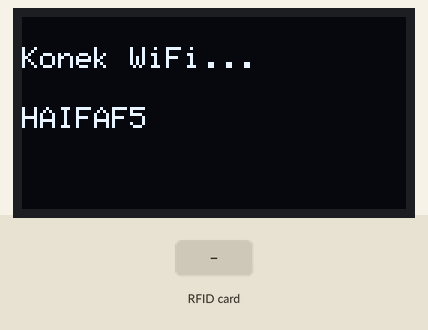
A sketch run on a simulated ESP32. Shown: 128×64 one-colour display. Inputs (shaded band) come from the test bench. WiFi joins after 1.5 s; servers stay silent unless stated; uploads are accepted with an empty reply; what the sketch prints to the serial monitor is not drawn.

Above: at 1.3 s.
At 4.42 s:
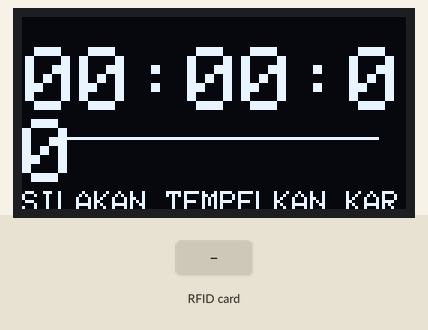
5.5 s: RFID card 5E 7A 19 C4 held to the reader
At 7.7 s:
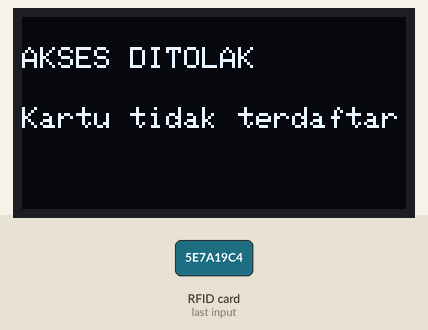
8.0 s: RFID card 5E 7A 19 C4 held to the reader
At 10.0 s:
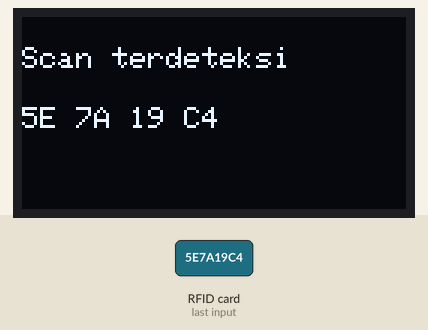
Timing chart, 0 to 11.5 s (numbered marks = the images above; inputs shaded):
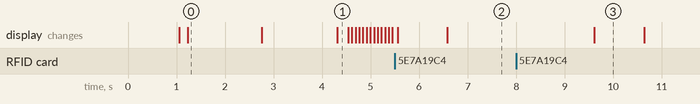

Measured:
- after the input at 5.5 s, the display: first changes after 0.05 s (image 2 shows a later state)
- after the input at 8.0 s, the display: changes after 1.6 s (image 3)
- what the display in image 0 shows lasts 1.6 s, from 1.2 s to 2.8 s

The sketch:

ESP.ino
```cpp
#include <WiFi.h>
#include <HTTPClient.h>
#include <WiFiClientSecure.h>
#include <SPI.h>
#include <MFRC522.h>
#include <Wire.h>
#include <Adafruit_GFX.h>
#include <Adafruit_SSD1306.h>

// ==== Konfigurasi WiFi & Server ====
const char* ssid      = "HAIFAF5";
const char* password  = "F5hafifa";
const char* serverURL = "https://hafzdev.web.id/absen-kartu/api/absen.php";

// ==== Pin ====
#define SS_PIN   5
#define RST_PIN  27
#define OLED_SDA 16
#define OLED_SCL 21

// ==== OLED ====
#define SCREEN_WIDTH  128
#define SCREEN_HEIGHT 64
#define OLED_RESET    -1
#define OLED_ADDR     0x3C

Adafruit_SSD1306 display(SCREEN_WIDTH, SCREEN_HEIGHT, &Wire, OLED_RESET);
MFRC522 rfid(SS_PIN, RST_PIN);

// ==== Variabel Animasi Teks Berjalan ====
int posisiTeksX = SCREEN_WIDTH;
unsigned long waktuTerakhirGerak = 0;
unsigned long waktuMulai = 0; // Untuk simulasi jam

// ==== Setup ====
void setup() {
  Serial.begin(115200);
  delay(1000);
  Serial.println("\n=== Absensi RFID Booting ===");

  // Inisialisasi OLED
  Wire.begin(OLED_SDA, OLED_SCL);
  if (!display.begin(SSD1306_SWITCHCAPVCC, OLED_ADDR)) {
    Serial.println("❌ OLED gagal!");
  } else {
    Serial.println("✅ OLED OK");
    tampilOLED("Absensi RFID", "Booting...");
  }

  // Inisialisasi RFID
  SPI.begin();
  rfid.PCD_Init();
  delay(100);
  byte versi = rfid.PCD_ReadRegister(MFRC522::VersionReg);
  Serial.print("Versi RC522: 0x");
  Serial.println(versi, HEX);

  // Koneksi WiFi
  tampilOLED("Konek WiFi...", ssid);
  WiFi.begin(ssid, password);
  Serial.print("Konek WiFi");

  int timeout = 0;
  while (WiFi.status() != WL_CONNECTED && timeout < 30) {
    delay(500);
    Serial.print(".");
    timeout++;
  }

  if (WiFi.status() == WL_CONNECTED) {
    Serial.println("\n✅ WiFi OK");
    Serial.print("🌐 IP: ");
    Serial.println(WiFi.localIP());
    tampilOLED("WiFi OK", WiFi.localIP().toString());
    delay(1500);

    waktuMulai = millis(); // Mulai hitung jam
  } else {
    Serial.println("\n❌ WiFi GAGAL");
    tampilOLED("WiFi GAGAL", "Cek SSID/Password");
  }
}

// ==== Loop ====
void loop() {
  // --- 1. ANIMASI JAM & TEKS BERJALAN ---
  if (millis() - waktuTerakhirGerak > 50) {
    waktuTerakhirGerak = millis();

    // Hanya render jika tidak sedang scan
    if (!rfid.PICC_IsNewCardPresent()) {
      gambarJamDanTeks();
      display.display();
    }
  }

  // --- 2. DETEKSI KARTU RFID ---
  if (!rfid.PICC_IsNewCardPresent() || !rfid.PICC_ReadCardSerial()) {
    return;
  }

  // Baca UID
  String uidStr = "";
  for (byte i = 0; i < rfid.uid.size; i++) {
    if (rfid.uid.uidByte[i] < 0x10) uidStr += "0";
    uidStr += String(rfid.uid.uidByte[i], HEX);
    if (i < rfid.uid.size - 1) uidStr += " ";
  }
  uidStr.toUpperCase();

  Serial.println("UID: " + uidStr);
  tampilOLED("Scan terdeteksi", uidStr);
  delay(800);

  // --- 3. KIRIM KE SERVER ---
  if (WiFi.status() == WL_CONNECTED) {
    WiFiClientSecure client;
    client.setInsecure(); // Agar tidak perlu sertifikat manual

    HTTPClient http;
    http.begin(client, serverURL);
    http.addHeader("Content-Type", "application/x-www-form-urlencoded");

    String data = "uid=" + uidStr;
    int httpCode = http.POST(data);

    if (httpCode > 0) {
      String response = http.getString();
      Serial.println("Server: " + response);

      if (response.indexOf("SUCCESS") >= 0) {
        int dashIdx = response.lastIndexOf("-");
        String nama = (dashIdx > 0) ? response.substring(dashIdx + 1) : "Berhasil";
        nama.trim();

        tampilkanAnimasiSukses(nama);

      } else {
        tampilOLED("AKSES DITOLAK", "Kartu tidak terdaftar");
        delay(2500);
      }
    } else {
      Serial.println("❌ Gagal kirim: " + String(httpCode));
      tampilOLED("Server error", "Cek koneksi");
      delay(2000);
    }
    http.end();
  } else {
    tampilOLED("WiFi terputus", "Cek koneksi");
    delay(2000);
  }

  // Reset posisi teks berjalan
  posisiTeksX = SCREEN_WIDTH;
  rfid.PICC_HaltA();
  rfid.PCD_StopCrypto1();
  delay(500);
}

// ==== Fungsi Tampil Teks OLED Biasa ====
void tampilOLED(String baris1, String baris2) {
  display.clearDisplay();
  display.setTextColor(SSD1306_WHITE);
  display.setTextSize(1);
  display.setCursor(0, 10);
  display.println(baris1);
  display.setCursor(0, 30);
  display.println(baris2);
  display.display();
}

// ==== Fungsi Menggambar Jam & Teks Berjalan ====
void gambarJamDanTeks() {
  display.clearDisplay();

  // 1. Hitung Waktu (Simulasi Jam)
  unsigned long detikBerjalan = (millis() - waktuMulai) / 1000;
  int jam = (detikBerjalan / 3600) % 24;
  int menit = (detikBerjalan / 60) % 60;
  int detik = detikBerjalan % 60;

  // Format Jam (HH:MM:SS)
  char waktuStr[10];
  sprintf(waktuStr, "%02d:%02d:%02d", jam, menit, detik);

  // 2. Gambar Jam Besar di Tengah
  display.setTextColor(SSD1306_WHITE);
  display.setTextSize(3);
  int16_t x1, y1;
  uint16_t w, h;
  display.getTextBounds(waktuStr, 0, 0, &x1, &y1, &w, &h);
  display.setCursor((SCREEN_WIDTH - w) / 2, 10); // Posisi tengah
  display.print(waktuStr);

  // 3. Garis Pemisah
  display.drawLine(10, 40, SCREEN_WIDTH - 10, 40, SSD1306_WHITE);

  // 4. Teks Berjalan di Bawah
  display.setTextSize(1);
  display.setCursor(posisiTeksX, 50);
  display.print("SILAKAN TEMPELKAN KARTU ANDA");

  // Geser teks ke kiri
  posisiTeksX -= 2;

  // Jika teks sudah keluar layar, kembalikan ke kanan
  if (posisiTeksX < -180) { // Sesuaikan angka ini dengan panjang teks
    posisiTeksX = SCREEN_WIDTH;
  }
}

// ==== Fungsi Animasi Sukses (Kedip & Nama) ====
void tampilkanAnimasiSukses(String nama) {
  // Animasi Kedip 3x
  for (int i = 0; i < 3; i++) {
    display.clearDisplay();
    display.setTextColor(SSD1306_WHITE);
    display.setTextSize(2);
    display.setCursor(10, 10);
    display.println("ABSEN");
    display.setCursor(10, 35);
    display.println("BERHASIL!");
    display.display();
    delay(200);

    display.clearDisplay();
    display.display();
    delay(200);
  }

  // Tampilkan Nama User
  display.clearDisplay();
  display.setTextColor(SSD1306_WHITE);
  display.setTextSize(1);
  display.setCursor(10, 10);
  display.println("Selamat datang,");

  display.setTextSize(2);
  display.setCursor(10, 30);
  display.println(nama);
  display.display();
  delay(2000);
}
```
